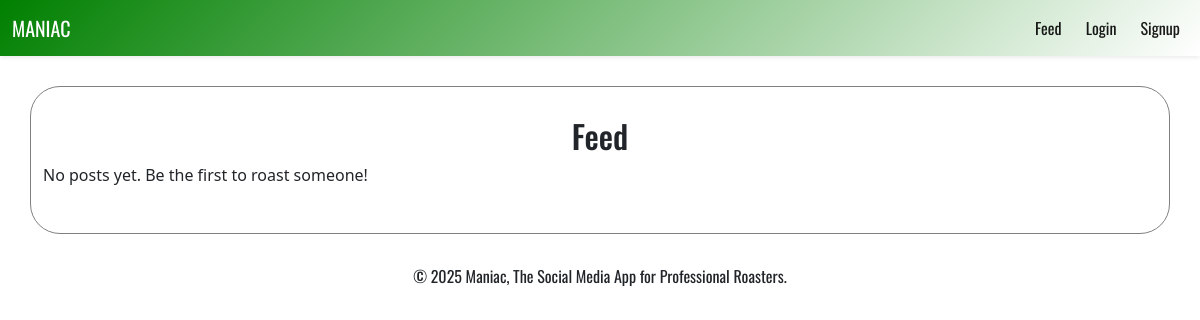
The app's page /, older data.
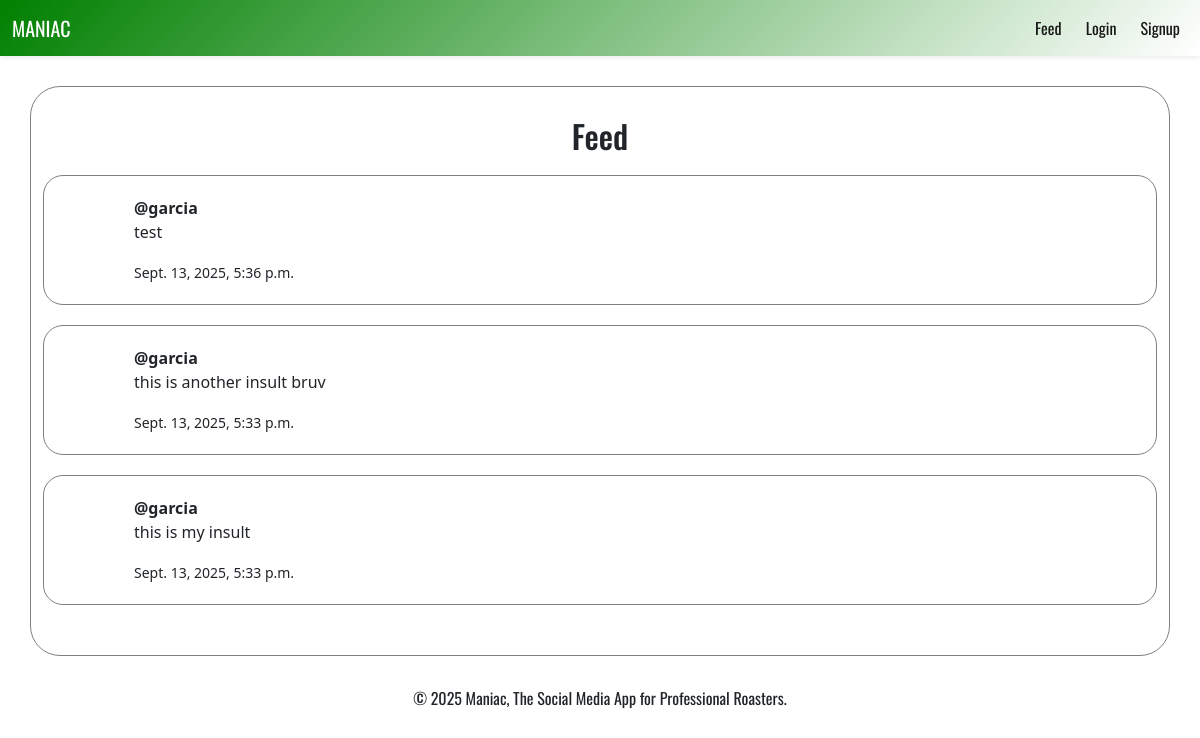
The same page, newer data.
### core/models.py (models this page shows, shortened)
class Post(models.Model):
    author = models.ForeignKey(User, on_delete=models.CASCADE)
    content = models.TextField()
    created_at = models.DateTimeField(auto_now_add=True)

### core/views.py (the view)
# urls.py: path('', views.feed, name='feed'),
def feed(request):
    posts = Post.objects.all().order_by('-created_at')
    return render(request, 'core/feed.html', {'posts': posts})

### core/templates/core/feed.html (shortened to what this page needs)
{% extends "core/base.html" %}
{% block content %}
  <div class="container container-feed-styling">
    <h2 class="font-for-text text-center">Feed</h2>
    {% for post in posts %}
      <div class="container-post-styling">
        <strong>@{{ post.author.username }}</strong>
        <p>{{ post.content }}</p>
        <small>{{ post.created_at }}</small>
      </div>
    {% empty %}
      <p>No posts yet. Be the first to roast someone!</p>
    {% endfor %}
  </div>
{% endblock %}

Row changes from the older to the newer data that the page shows:
added Post: author.username "garcia", content "test", created_at "Sept. 13, 2025, 5:36 p.m."
added Post: author.username "garcia", content "this is another insult bruv", created_at "Sept. 13, 2025, 5:33 p.m."
added Post: author.username "garcia", content "this is my insult", created_at "Sept. 13, 2025, 5:33 p.m."
Text that changed along with them:
text no longer shown: "No posts yet. Be the first to roast someone!"
